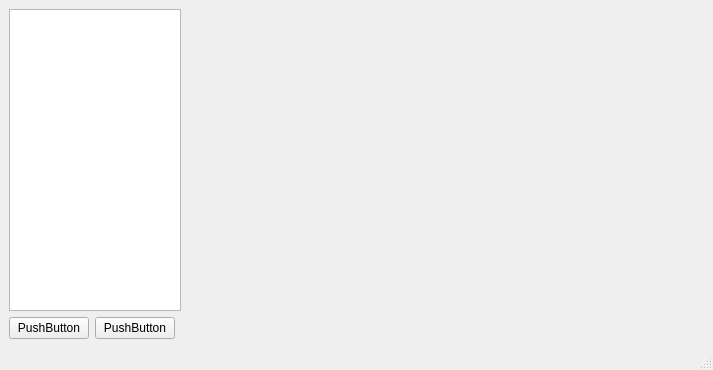
<?xml version="1.0" encoding="UTF-8"?>
<ui version="4.0">
 <class>MainWindow</class>
 <widget class="QMainWindow" name="MainWindow">
  <property name="geometry">
   <rect>
    <x>0</x>
    <y>0</y>
    <width>713</width>
    <height>370</height>
   </rect>
  </property>
  <property name="windowTitle">
   <string>MainWindow</string>
  </property>
  <widget class="QWidget" name="centralwidget">
   <layout class="QVBoxLayout" name="verticalLayout">
    <item>
     <layout class="QHBoxLayout" name="horizontalLayout" stretch="1,3">
      <item>
       <widget class="QTreeView" name="treeView">
        <property name="sizePolicy">
         <sizepolicy hsizetype="Preferred" vsizetype="Expanding">
          <horstretch>0</horstretch>
          <verstretch>0</verstretch>
         </sizepolicy>
        </property>
       </widget>
      </item>
      <item>
       <widget class="QWidget" name="widget" native="true">
        <property name="sizePolicy">
         <sizepolicy hsizetype="Expanding" vsizetype="Expanding">
          <horstretch>0</horstretch>
          <verstretch>0</verstretch>
         </sizepolicy>
        </property>
        <property name="minimumSize">
         <size>
          <width>400</width>
          <height>0</height>
         </size>
        </property>
       </widget>
      </item>
     </layout>
    </item>
    <item>
     <layout class="QHBoxLayout" name="horizontalLayout_2">
      <item>
       <widget class="QPushButton" name="pushButton">
        <property name="text">
         <string>PushButton</string>
        </property>
       </widget>
      </item>
      <item>
       <widget class="QPushButton" name="pushButton_2">
        <property name="text">
         <string>PushButton</string>
        </property>
       </widget>
      </item>
      <item>
       <spacer name="horizontalSpacer">
        <property name="orientation">
         <enum>Qt::Orientation::Horizontal</enum>
        </property>
        <property name="sizeHint" stdset="0">
         <size>
          <width>40</width>
          <height>20</height>
         </size>
        </property>
       </spacer>
      </item>
     </layout>
    </item>
   </layout>
  </widget>
  <widget class="QMenuBar" name="menubar">
   <property name="geometry">
    <rect>
     <x>0</x>
     <y>0</y>
     <width>713</width>
     <height>21</height>
    </rect>
   </property>
  </widget>
  <widget class="QStatusBar" name="statusbar"/>
  <action name="actionItem_Options">
   <property name="text">
    <string>Item Options</string>
   </property>
   <property name="menuRole">
    <enum>QAction::MenuRole::NoRole</enum>
   </property>
  </action>
 </widget>
 <resources/>
 <connections/>
</ui>
